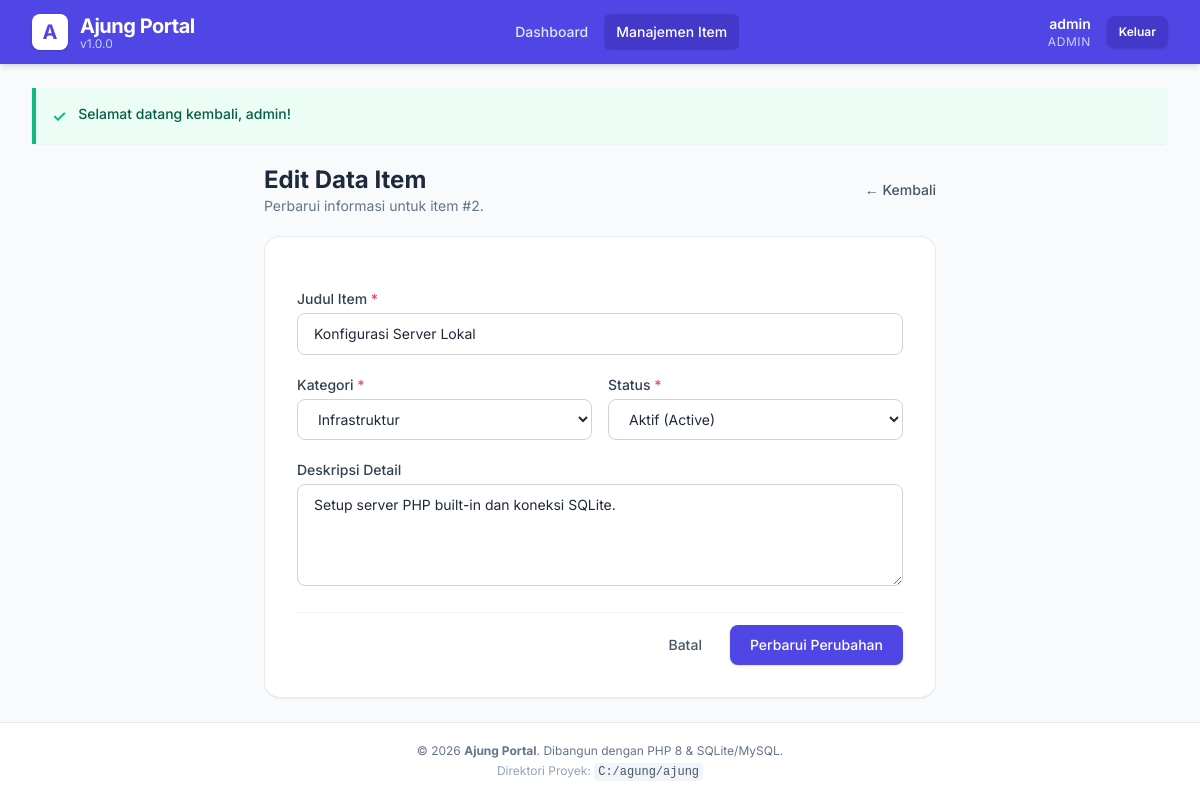
The page /index.php?page=items&action=edit&id=2 (signed in) on the database its author committed.
### tables this page shows
CREATE TABLE items (
                id INTEGER PRIMARY KEY AUTOINCREMENT,
                user_id INTEGER NOT NULL,
                title VARCHAR(150) NOT NULL,
                category VARCHAR(50) NOT NULL,
                status VARCHAR(20) DEFAULT 'active',
                description TEXT,
                created_at DATETIME DEFAULT CURRENT_TIMESTAMP,
                updated_at DATETIME DEFAULT CURRENT_TIMESTAMP
            );

### app/controllers/ItemController.php (called while the page is built, shortened)
<?php
require_once __DIR__ . '/../models/Item.php';
require_once __DIR__ . '/../helpers/ViewHelper.php';
class ItemController {
    private Item $itemModel;
    public function __construct() {
        $this->itemModel = new Item();
    }
    public function edit(): void {
        $id = (int)($_GET['id'] ?? 0);
        $item = $this->itemModel->getById($id);
        require_once __DIR__ . '/../../views/layouts/header.php';
        require_once __DIR__ . '/../../views/items/edit.php';
        require_once __DIR__ . '/../../views/layouts/footer.php';
    }
}

### config/database.php (called while the page is built, shortened)
<?php
class Database {
    private static ?PDO $pdo = null;
    public static function getConnection(): PDO {
        if (self::$pdo === null) {
            try {
                if (DB_DRIVER === 'sqlite') {
                    self::$pdo = new PDO('sqlite:' . SQLITE_PATH);
                    self::$pdo->setAttribute(PDO::ATTR_ERRMODE, PDO::ERRMODE_EXCEPTION);
                    self::$pdo->setAttribute(PDO::ATTR_DEFAULT_FETCH_MODE, PDO::FETCH_ASSOC);
                } else {
                    $dsn = "mysql:host=" . DB_HOST . ";port=" . DB_PORT . ";dbname=" . DB_NAME . ";charset=utf8mb4";
                    self::$pdo = new PDO($dsn, DB_USER, DB_PASS);
                    self::$pdo->setAttribute(PDO::ATTR_ERRMODE, PDO::ERRMODE_EXCEPTION);
                    self::$pdo->setAttribute(PDO::ATTR_DEFAULT_FETCH_MODE, PDO::FETCH_ASSOC);
                }
            } catch (PDOException $e) {
                die("Koneksi Database Gagal: " . $e->getMessage());
            }
        }
        return self::$pdo;
    }
    private static function initSqliteTables(): void {
        $sql = "
            CREATE TABLE IF NOT EXISTS users (
                id INTEGER PRIMARY KEY AUTOINCREMENT,
                username VARCHAR(50) NOT NULL UNIQUE,
                email VARCHAR(100) NOT NULL UNIQUE,
                password VARCHAR(255) NOT NULL,
                role VARCHAR(20) DEFAULT 'user',
                created_at DATETIME DEFAULT CURRENT_TIMESTAMP
            );
            CREATE TABLE IF NOT EXISTS items (
                id INTEGER PRIMARY KEY AUTOINCREMENT,
                user_id INTEGER NOT NULL,
                title VARCHAR(150) NOT NULL,
                category VARCHAR(50) NOT NULL,
                status VARCHAR(20) DEFAULT 'active',
                description TEXT,
                created_at DATETIME DEFAULT CURRENT_TIMESTAMP,
                updated_at DATETIME DEFAULT CURRENT_TIMESTAMP
            );
        ";
        self::$pdo->exec($sql);
    }
}

### app/models/Item.php (called while the page is built, shortened)
<?php
require_once __DIR__ . '/../../config/database.php';
class Item {
    private PDO $db;
    public function __construct() {
        $this->db = Database::getConnection();
    }
    public function getById(int $id): ?array {
        $stmt = $this->db->prepare("SELECT * FROM items WHERE id = ? LIMIT 1");
        $stmt->execute([$id]);
        $item = $stmt->fetch();
        return $item ?: null;
    }
}

### app/helpers/ViewHelper.php (called while the page is built, shortened)
<?php
class ViewHelper {
    public static function escape(?string $str): string {
        return htmlspecialchars((string)$str, ENT_QUOTES, 'UTF-8');
    }
}

### views/items/edit.php (the view, shortened to what this page needs)
<div class="max-w-2xl mx-auto">
    <div class="mb-5 flex items-center justify-between">
        <div>
            <h2 class="text-2xl font-bold text-slate-800">Edit Data Item</h2>
            <p class="text-slate-500 text-sm">Perbarui informasi untuk item #<?= $item['id'] ?>.</p>
        </div>
        <a href="<?= BASE_URL ?>/index.php?page=items" class="text-sm font-medium text-slate-600 hover:text-slate-900">
            &larr; Kembali
        </a>
    </div>
    <div class="bg-white rounded-2xl border border-slate-200/80 shadow-sm p-6 sm:p-8">
        <form action="<?= BASE_URL ?>/index.php?page=items&action=update" method="POST" class="space-y-5">
            <div>
                <label for="title" class="block text-sm font-medium text-slate-700 mb-1">
                    Judul Item <span class="text-rose-500">*</span>
                </label>
                <input type="text" id="title" name="title" required
                       value="<?= ViewHelper::escape($item['title']) ?>"
                       class="w-full px-4 py-2.5 rounded-lg border border-slate-300 focus:ring-2 focus:ring-indigo-500 outline-none text-sm text-slate-800">
            </div>
            <div class="grid grid-cols-1 sm:grid-cols-2 gap-4">
                <div>
                    <label for="category" class="block text-sm font-medium text-slate-700 mb-1">
                        Kategori <span class="text-rose-500">*</span>
                    </label>
                    <select id="category" name="category" required
                            class="w-full px-4 py-2.5 rounded-lg border border-slate-300 focus:ring-2 focus:ring-indigo-500 outline-none text-sm text-slate-800 bg-white">
                        <?php
                        $categories = ['Dokumentasi', 'Infrastruktur', 'Desain', 'Pengembangan', 'Umum'];
                        foreach ($categories as $cat):
                        ?>
                            <option value="<?= $cat ?>" <?= $item['category'] === $cat ? 'selected' : '' ?>><?= $cat ?></option>
                        <?php endforeach; ?>
                    </select>
                </div>
                <div>
                    <label for="status" class="block text-sm font-medium text-slate-700 mb-1">
                        Status <span class="text-rose-500">*</span>
                    </label>
                    <select id="status" name="status" required
                            class="w-full px-4 py-2.5 rounded-lg border border-slate-300 focus:ring-2 focus:ring-indigo-500 outline-none text-sm text-slate-800 bg-white">
                        <option value="active" <?= $item['status'] === 'active' ? 'selected' : '' ?>>Aktif (Active)</option>
                    </select>
                </div>
            </div>
            <div>
                <label for="description" class="block text-sm font-medium text-slate-700 mb-1">
                    Deskripsi Detail
                </label>
                <textarea id="description" name="description" rows="4"
                          class="w-full px-4 py-2.5 rounded-lg border border-slate-300 focus:ring-2 focus:ring-indigo-500 outline-none text-sm text-slate-800"><?= ViewHelper::escape($item['description']) ?></textarea>
            </div>
            <div class="pt-3 border-t border-slate-100 flex items-center justify-end space-x-3">
                <a href="<?= BASE_URL ?>/index.php?page=items"
                   class="px-4 py-2.5 text-sm font-medium text-slate-600 hover:text-slate-800 rounded-lg hover:bg-slate-100 transition">
                    Batal
                </a>
                <button type="submit"
                        class="bg-indigo-600 hover:bg-indigo-700 text-white font-medium px-5 py-2.5 rounded-lg shadow text-sm transition">
                    Perbarui Perubahan
                </button>
            </div>
        </form>
    </div>
</div>

### public/css/style.css (style rules this page uses)
* { transition: background-color 0.15s ease, border-color 0.15s ease; }

### views/layouts/header.php (style rules this page uses)
body { font-family: 'Inter', sans-serif; }

### rows shown on the page
items: id "2", title "Konfigurasi Server Lokal", category "Infrastruktur", status "Aktif (Active)", description "Setup server PHP built-in dan koneksi SQLite."

### other values the page prints
APP_NAME "Ajung Portal"
APP_VERSION "1.0.0"
ViewHelper::escape($currentUser['username']) "admin"
ViewHelper::escape($currentUser['role']) "ADMIN"
ViewHelper::escape($successMsg) "Selamat datang kembali, admin!"
